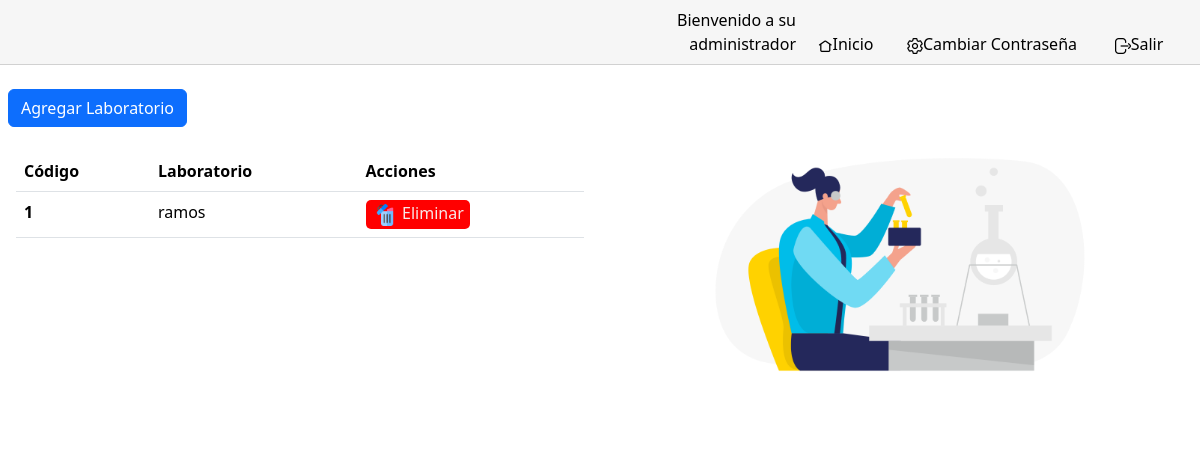
Page /laboratorio on the earlier database version.
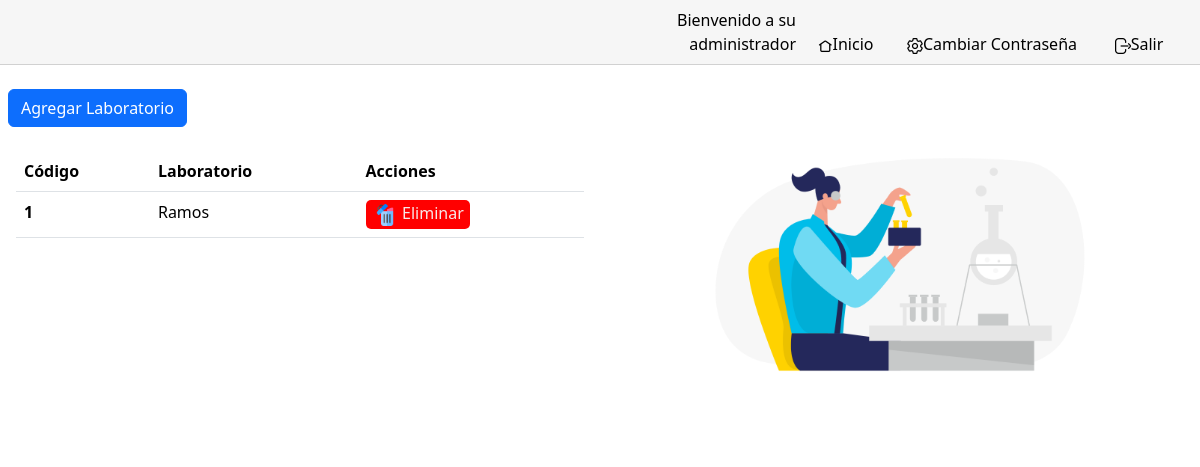
Same page on the later database version.
### managefarmacia/models.py (models this page shows, shortened)
class laboratorio(models.Model):
    nombre = models.CharField(max_length=50)

### managefarmacia/views.py (the view)
# urls.py: path("laboratorio", views.laboratorio_views, name="laboratorio"),
def laboratorio_views(request):
    if request.method=='POST':
        texto = request.POST['labname']
        laboratorio(nombre = texto).save()
        return render(request, 'laboratorio.html',{
            'laboratorios': laboratorio.objects.all()
            })
    return render(request, 'laboratorio.html',{
        'laboratorios': laboratorio.objects.all()
    })

### managefarmacia/templates/laboratorio.html (shortened to what this page needs)
{% extends "layout.html" %}
{% load static %}
{% block body %}
<div class="contAdd col-12 d-flex">
  <div class="col-6">
      <button type="button" class="btn btn-primary" data-bs-toggle="modal" data-bs-target="#laboratorioModal">
        Agregar Laboratorio
      </button>
      <div id="scroll-container">
          <table class="table">
              <thead>
                <tr>
                  <th scope="col">Código</th>
                  <th scope="col">Laboratorio</th>
                  <th scope="col">Acciones</th>
                </tr>
              </thead>
              <tbody>
                {% for i in laboratorios %}
                <tr>
                  <th scope="row">{{ i.id }}</th>
                  <td>{{i.nombre}}</td>
                  <td>
                      <a href="{% url 'eliminarLaboratorio' i.id %}">
                        <button id="btneliminar">
                          <img id="icono_card" src="{% static 'resource/delete.png' %}" alt="">
                          Eliminar</button>
                      </a>
                  </td>
                </tr>
                {% endfor %}
            </table>
      </div>
      </div>
      <div class="col-6" id="imgCard">
        <img src="{% static 'resource/laboratorioIcono.png' %}" alt="">
      </div>
  </div>
{% endblock %}

Differences in the rows shown:
changed laboratorio id 1: nombre "ramos" → "Ramos"
